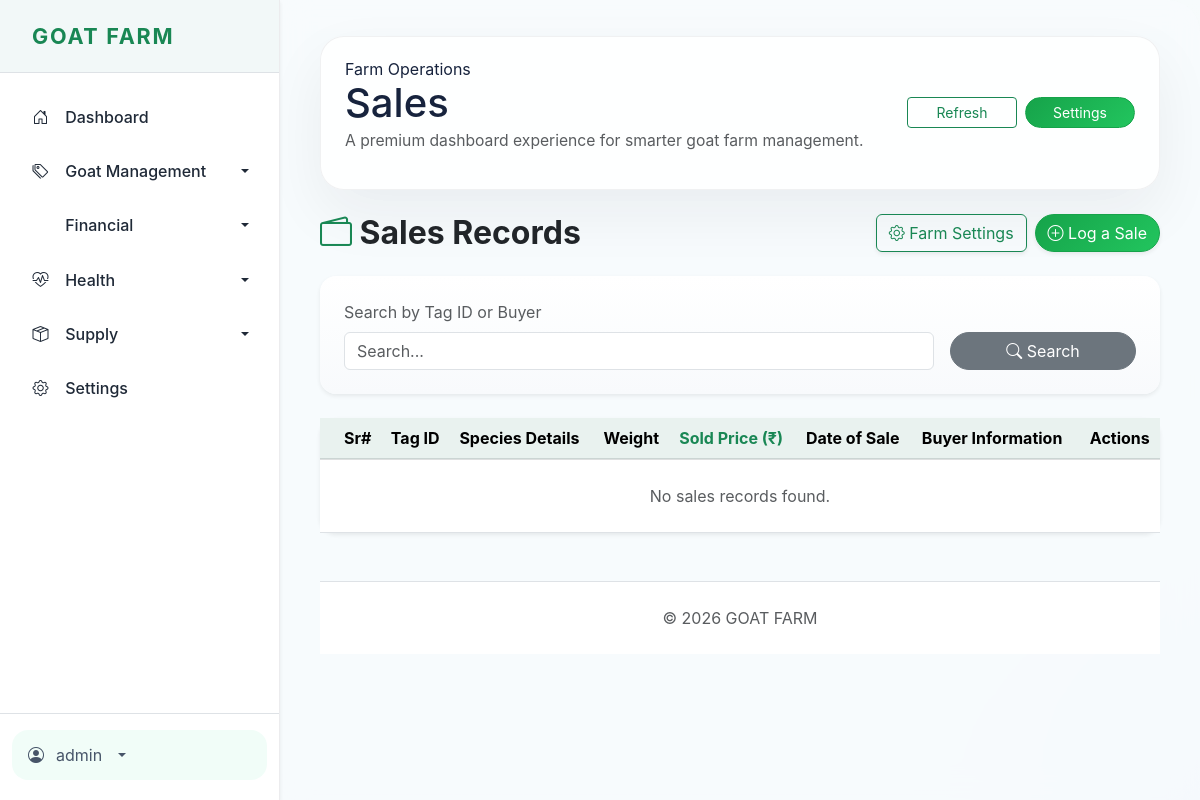
The app's page /sales (signed in), older data.
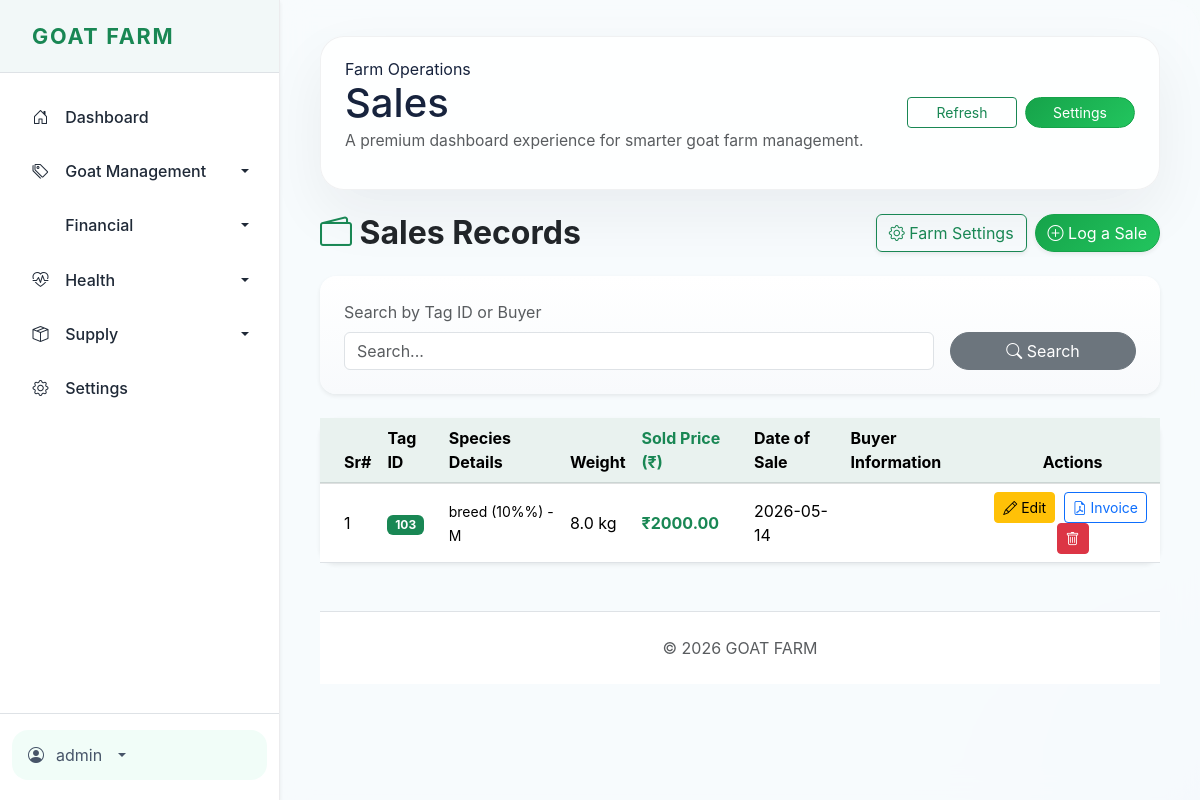
The same page, newer data.
### tables this page shows
CREATE TABLE sales_records (
                id INTEGER PRIMARY KEY AUTOINCREMENT,
                sr_no TEXT,
                tag_id TEXT NOT NULL,
                breed TEXT,
                breed_percent TEXT,
                gender TEXT,
                weight REAL,
                sold_price REAL,
                date_of_sale DATE,
                buyer_name TEXT,
                buyer_city TEXT,
                buyer_contact TEXT
            );

### app.py (the view)
@app.route('/sales')
def sales():
    db = get_db()
    tag_search = request.args.get('tag_id', '')
    if tag_search:
        records = db.execute('SELECT * FROM sales_records WHERE tag_id LIKE ? OR buyer_name LIKE ? ORDER BY date_of_sale DESC',
             (f"%{tag_search}%", f"%{tag_search}%")).fetchall()
    else:
        records = db.execute('SELECT * FROM sales_records ORDER BY date_of_sale DESC').fetchall()
    return render_template('sales.html', records=records)

### app.py (called while the page is built)
def get_db():
    conn = sqlite3.connect(DB_FILE)
    conn.row_factory = sqlite3.Row
    return conn

@app.before_request
def require_login():
    allowed_routes = ['login', 'static', 'register', 'verify_otp', 'goats', 'goat_detail']
    if request.endpoint not in allowed_routes and 'user_id' not in session:
        return redirect(url_for('login'))

### templates/sales.html (shortened to what this page needs)
{% extends 'layout.html' %}
{% block content %}
<div class="d-flex justify-content-between align-items-center mb-4">
    <h2 class="fw-bold text-dark mb-0"><i class="bi bi-wallet2 text-success"></i> Sales Records</h2>
    <div class="d-flex gap-2">
        <a href="{{ url_for('farm_settings') }}" class="btn btn-outline-success shadow-sm" title="Configure Farm Details"><i class="bi bi-gear"></i> Farm Settings</a>
        <a href="{{ url_for('sales_add') }}" class="btn btn-success shadow-sm"><i class="bi bi-plus-circle"></i> Log a Sale</a>
    </div>
</div>
<div class="card border-0 shadow-sm rounded-4 mb-4">
    <div class="card-body p-4">
        <form method="GET" action="{{ url_for('sales') }}" class="row g-3 align-items-end">
            <div class="col-md-9">
                <label class="form-label text-muted">Search by Tag ID or Buyer</label>
                <input type="text" name="tag_id" class="form-control" value="{{ request.args.get('tag_id', '') }}" placeholder="Search...">
            </div>
            <div class="col-md-3">
                <button type="submit" class="btn btn-secondary w-100"><i class="bi bi-search"></i> Search</button>
            </div>
        </form>
    </div>
</div>
<div class="card border-0 shadow-sm rounded-4">
    <div class="card-body p-0">
        <div class="table-responsive">
            <table class="table table-hover align-middle mb-0">
                <thead class="table-light">
                    <tr>
                        <th class="ps-4">Sr#</th>
                        <th>Tag ID</th>
                        <th>Species Details</th>
                        <th>Weight</th>
                        <th class="text-success fw-bold">Sold Price (₹)</th>
                        <th>Date of Sale</th>
                        <th>Buyer Information</th>
                        <th class="text-center">Actions</th>
                    </tr>
                </thead>
                <tbody>
                    {% for r in records %}
                    <tr>
                        <td class="ps-4">{{ r.sr_no }}</td>
                        <td class="fw-bold"><span class="badge bg-success">{{ r.tag_id }}</span></td>
                        <td><small>{{ r.breed }} ({{ r.breed_percent }}%) - {{ r.gender }}</small></td>
                        <td>{{ r.weight }} kg</td>
                        <td class="text-success fw-bold">₹{{ "%.2f"|format(r.sold_price) }}</td>
                        <td>{{ r.date_of_sale }}</td>
                        <td><small><strong>{{ r.buyer_name }}</strong><br>{{ r.buyer_contact }}<br></small></td>
                        <td class="text-center">
                            <a href="{{ url_for('sales_edit', id=r['id']) }}" class="btn btn-sm btn-warning me-1" title="Edit"><i class="bi bi-pencil"></i> Edit</a>
                            <a href="{{ url_for('generate_invoice', sales_id=r.id) }}" class="btn btn-sm btn-outline-primary me-1" title="View Invoice">
                                <i class="bi bi-file-earmark-pdf"></i> Invoice
                            </a>
                            <form method="POST" action="{{ url_for('sales_delete', id=r['id']) }}" style="display:inline;" onclick="return confirm('Delete this sale record?');">
                                <button type="submit" class="btn btn-sm btn-danger" title="Delete"><i class="bi bi-trash"></i></button>
                            </form>
                        </td>
                    </tr>
                    {% else %}
                    <tr>
                        <td colspan="8" class="text-center py-4 text-muted">No sales records found.</td>
                    </tr>
                    {% endfor %}
                </tbody>
            </table>
        </div>
    </div>
</div>
{% endblock %}

### templates/layout.html (shortened to what this page needs)
<!DOCTYPE html>
<html lang="en" data-bs-theme="light">
<head>
    <link href="https://cdn.jsdelivr.net/npm/bootstrap@5.3.3/dist/css/bootstrap.min.css" rel="stylesheet">
    <link rel="stylesheet" href="https://cdn.jsdelivr.net/npm/bootstrap-icons@1.11.3/font/bootstrap-icons.min.css">
    <link rel="stylesheet" href="{{ url_for('static', filename='css/style.css') }}">
</head>
<body>
{% if session.get('user_id') %}
<nav class="sidebar bg-white shadow-sm d-flex flex-column">
    <div class="sidebar-header border-bottom">
        <a class="navbar-brand fw-bold text-success d-flex align-items-center p-0" href="{{ url_for('dashboard') }}">
             <span class="ms-2">GOAT FARM</span>
        </a>
    </div>
    <div class="sidebar-menu flex-grow-1 overflow-y-auto">
        <ul class="nav flex-column">
            <li class="nav-item">
                <a class="nav-link {% if request.endpoint == 'dashboard' %}active{% endif %}" href="{{ url_for('dashboard') }}"><i class="bi bi-house-door"></i> <span>Dashboard</span></a>
            </li>
            <li class="nav-item">
                <a class="nav-link dropdown-toggle" href="#" id="goatsDropdown" role="button" data-bs-toggle="collapse" data-bs-target="#goatsCollapse" aria-expanded="false"><i class="bi bi-tags"></i> <span>Goat Management</span></a>
            </li>
            <li class="nav-item">
                <a class="nav-link dropdown-toggle" href="#" id="financialDropdown" role="button" data-bs-toggle="collapse" data-bs-target="#financialCollapse" aria-expanded="false"> <span>Financial</span></a>
            </li>
            <li class="nav-item">
                <a class="nav-link dropdown-toggle" href="#" id="healthDropdown" role="button" data-bs-toggle="collapse" data-bs-target="#healthCollapse" aria-expanded="false"><i class="bi bi-heart-pulse"></i> <span>Health</span></a>
            </li>
            <li class="nav-item">
                <a class="nav-link dropdown-toggle" href="#" id="supplyDropdown" role="button" data-bs-toggle="collapse" data-bs-target="#supplyCollapse" aria-expanded="false"><i class="bi bi-box-seam"></i> <span>Supply</span></a>
            </li>
            <li class="nav-item">
                <a class="nav-link {% if request.endpoint in ['farm_settings'] %}active{% endif %}" href="{{ url_for('farm_settings') }}"><i class="bi bi-gear"></i> <span>Settings</span></a>
            </li>
        </ul>
    </div>
    <div class="sidebar-footer border-top">
        <div class="dropdown">
            <a class="nav-link dropdown-toggle" href="#" id="userDropdown" role="button" data-bs-toggle="dropdown">
                <i class="bi bi-person-circle"></i> {{ session.get('username') }}
            </a>
        </div>
    </div>
</nav>
{% endif %}
<div class="main-wrapper">
    <div class="main-content">
        <div class="page-shell">
            <div class="page-topbar d-flex flex-column flex-md-row align-items-start align-items-md-center justify-content-between gap-3 mb-4">
                <div>
                    <span class="eyebrow">Farm Operations</span>
                    <h1 class="page-title mb-1">{{ request.endpoint|replace('_', ' ')|title if request.endpoint else 'Dashboard' }}</h1>
                    <p class="page-subtitle text-muted">A premium dashboard experience for smarter goat farm management.</p>
                </div>
                <div class="topbar-actions d-flex gap-2">
                    <a href="{{ url_for('dashboard') }}" class="btn btn-outline-success btn-sm">Refresh</a>
                    <a href="{{ url_for('farm_settings') }}" class="btn btn-success btn-sm">Settings</a>
                </div>
            </div>
        {% block content %}{% endblock %}
    </div>
    <footer class="footer mt-5 py-4 text-center text-muted border-top bg-white">
        <div class="container-fluid">
            &copy; 2026 GOAT FARM
        </div>
    </footer>
</div>
</body>
</html>

### static/css/style.css (style rules this page uses)
body { font-family: -apple-system, BlinkMacSystemFont, 'SF Pro Text', 'SF Pro Icons', 'Segoe UI', Roboto, 'Helvetica Neue', Arial, sans-serif; color: #17233d; background: radial-gradient(circle at top left, rgba(16, 185, 129, 0.12), transparent 18%), radial-gradient(circle at bottom right, rgba(59, 130, 246, 0.10), transparent 18%), linear-gradient(180deg, #f7fbfc 0%, #effaf7 48%, #f4f7fb 100%); margin: 0; padding: 0; min-height: 100vh; }
.sidebar { width: 280px; min-height: 100vh; height: 100vh; position: fixed; left: 0; top: 0; bottom: 0; z-index: 1000; border-right: 1px solid rgba(15, 23, 42, 0.08); background: rgba(255, 255, 255, 0.95); box-shadow: 0 30px 80px rgba(15, 23, 42, 0.08); overflow: hidden; display: flex; flex-direction: column; }
.sidebar-header { border-bottom: 1px solid rgba(15, 23, 42, 0.06); flex-shrink: 0; background: rgba(15, 118, 110, 0.05); padding: 1.25rem 1.5rem; }
.sidebar-header .navbar-brand { letter-spacing: 0.08em; font-size: 1.35rem; margin: 0; color: #0f766e; }
.sidebar-menu { overflow-y: auto; flex: 1 1 auto; padding: 1rem 0.75rem 0.75rem; }
.sidebar-menu .nav-link { color: #1f2937; padding: 0.95rem 1.1rem; border-radius: 18px; transition: all 0.28s ease; display: flex; align-items: center; gap: 0.85rem; text-decoration: none; position: relative; overflow: hidden; font-weight: 500; }
.sidebar-menu .nav-link::before { content: ''; position: absolute; left: -110%; top: 0; width: 100%; height: 100%; background: linear-gradient(90deg, transparent 0%, rgba(16, 185, 129, 0.12) 50%, transparent 100%); transition: left 0.4s ease; z-index: 0; }
.sidebar-menu .nav-link i { width: 22px; text-align: center; flex-shrink: 0; transition: transform 0.3s ease; position: relative; z-index: 1; }
.sidebar-menu .nav-link span { position: relative; z-index: 1; }
.sidebar-menu .dropdown-toggle::after { margin-left: auto; }
.sidebar-footer { border-top: 1px solid rgba(15, 23, 42, 0.06); flex-shrink: 0; padding: 1rem 0.75rem 1.25rem; margin-top: auto; }
.sidebar-footer .nav-link { color: #475569; padding: 0.8rem 1rem; border-radius: 16px; transition: all 0.25s ease; display: flex; align-items: center; gap: 0.75rem; text-decoration: none; background: rgba(236, 253, 245, 0.7); }
.main-wrapper { margin-left: 280px; min-height: 100vh; display: flex; flex-direction: column; overflow: hidden; }
.main-content { flex: 1; padding: 2.25rem 2.5rem; overflow-y: auto; background: rgba(248, 251, 253, 0.9); backdrop-filter: blur(14px); border-radius: 0 32px 0 0; }
.page-shell { max-width: 1340px; margin: 0 auto; }
.page-topbar { padding: 1.25rem 1.5rem; background: rgba(255, 255, 255, 0.88); border: 1px solid rgba(15, 23, 42, 0.06); border-radius: 24px; box-shadow: 0 24px 60px rgba(15, 23, 42, 0.06); }
.page-title { line-height: 1.1; }
.page-subtitle { font-size: 0.98rem; color: #475569; max-width: 700px; }
.topbar-actions .btn { min-width: 110px; }
.btn-primary, .btn-success, .btn-secondary { border-radius: 40px; transition: all 0.25s ease; }
.btn-success { background: linear-gradient(135deg, #16a34a 0%, #22c55e 100%); border-color: #16a34a; }
.card { transition: transform 0.3s ease, box-shadow 0.3s ease, border-color 0.3s ease; border: none; background: linear-gradient(180deg, #ffffff 0%, #f8fafc 100%); border-radius: 28px; }
.table thead th { background: #f4fbf8; border-bottom: 2px solid rgba(15, 23, 42, 0.08); }
.footer { flex-shrink: 0; margin-top: auto; }
.card { transition: transform 0.25s ease, box-shadow 0.25s ease; border: none; background: linear-gradient(180deg, #ffffff 0%, #f8fafc 100%); }
.btn-primary, .btn-success, .btn-secondary { border-radius: 40px; transition: all 0.3s ease; }
.table thead th { background: #e9f2ef; border-bottom: 2px solid rgba(39, 52, 51, 0.15); }

Row changes from the older to the newer data that the page shows:
added sales_records: sr_no "1", tag_id "103", breed "breed", breed_percent "10%", gender "M", weight "8.0", sold_price "2000.00", date_of_sale "2026-05-14"
Text that changed along with them:
text no longer shown: "No sales records found."
